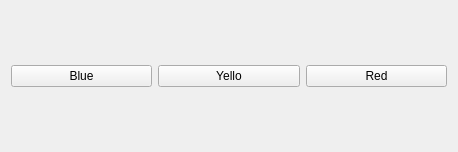
<?xml version="1.0" encoding="UTF-8"?>
<ui version="4.0">
 <class>Dialog</class>
 <widget class="QDialog" name="Dialog">
  <property name="geometry">
   <rect>
    <x>0</x>
    <y>0</y>
    <width>458</width>
    <height>152</height>
   </rect>
  </property>
  <property name="windowTitle">
   <string>Dialog</string>
  </property>
  <layout class="QHBoxLayout" name="horizontalLayout">
   <item>
    <widget class="QPushButton" name="pushButtonBlue">
     <property name="text">
      <string>Blue</string>
     </property>
     <property name="autoDefault">
      <bool>false</bool>
     </property>
    </widget>
   </item>
   <item>
    <widget class="QPushButton" name="pushButtonYellow">
     <property name="text">
      <string>Yello</string>
     </property>
     <property name="autoDefault">
      <bool>false</bool>
     </property>
    </widget>
   </item>
   <item>
    <widget class="QPushButton" name="pushButtonRed">
     <property name="text">
      <string>Red</string>
     </property>
     <property name="autoDefault">
      <bool>false</bool>
     </property>
    </widget>
   </item>
  </layout>
 </widget>
 <resources/>
 <connections/>
</ui>
